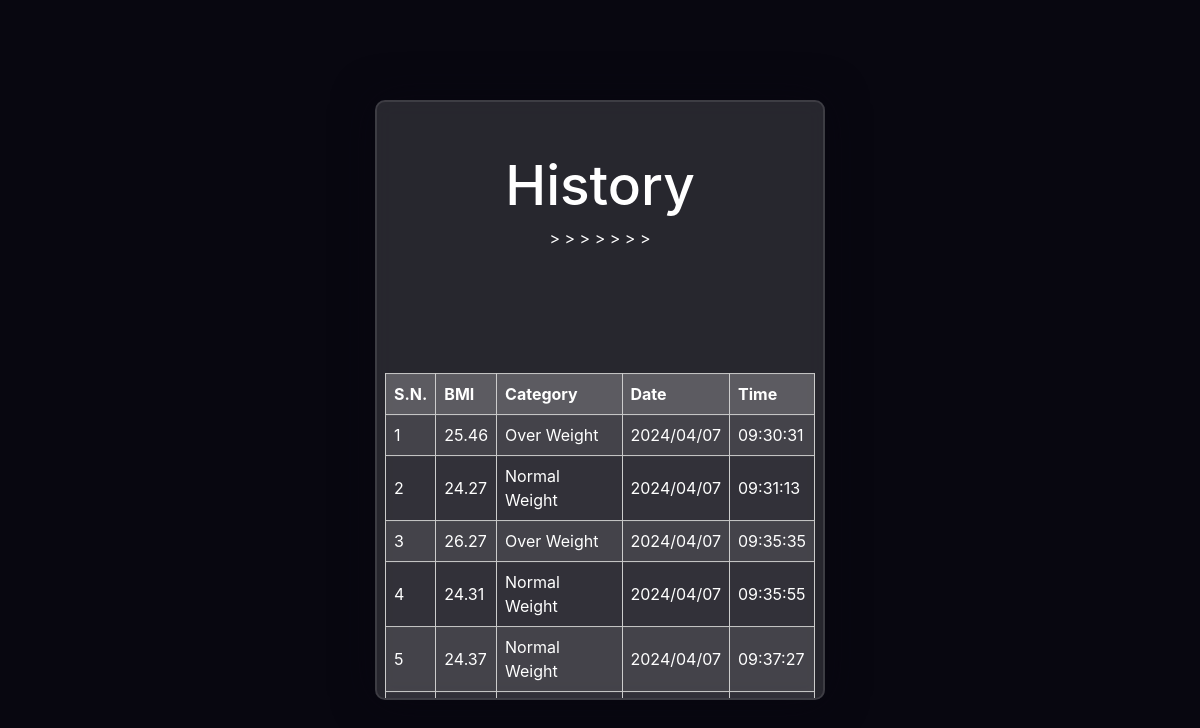
The app's page /record/ (signed in) with its own data.
### bmi_app/models.py (models this page shows, shortened)
class History(models.Model):
    user = models.ForeignKey('auth.User', on_delete = models.CASCADE)
    bmi = models.DecimalField(max_digits=5, decimal_places=2)
    category = models.CharField(max_length=20)
    created_at = models.DateTimeField(auto_now_add = True)

### bmi_app/views.py (the view)
# urls.py: path('record/', views.history, name='history'),
def history(request):
    history = History.objects.filter(user=request.user).order_by('created_at')
    return render(request, 'record.html', {'history': history})

### templates/record.html (shortened to what this page needs)
<!DOCTYPE html>
<html>
<head>
</head>
<link rel="stylesheet" href="https://cdn.jsdelivr.net/npm/bootstrap@4.3.1/dist/css/bootstrap.min.css"
>
</head>
<body>
  <form>
    <h1> History </h1>
    <table>
      <thead>
        <tr>
          <th>S.N.</th>
          <th>BMI</th>
          <th>Category</th>
          <th>Date</th>
          <th>Time</th>
        </tr>
      </thead>
      <tbody>
        {% for bmi in history%}
        <tr>
          <td>{{ forloop.counter }}</td>
          <td>{{ bmi.bmi }}</td>
          <td>{{ bmi.category}}</td>
          <td>{{ bmi.created_at|date:"Y/m/d" }}</td>
          <td>{{ bmi.created_at|date:"H:i:s" }}</td>>
        </tr>
        {% empty %}
        <tr>
          <td colspan="2">No BMI history found.</td>
        </tr>
        {% endfor %}
      </tbody>
    </table>
  </form>
</body>
</html>

### templates/record.html (style rules this page uses)
* { text-align: center; color: #ffffff }
h1 { font-size: 55px; }
form { height: 600px; width: 450px; background-color: rgba(255, 255, 255, 0.13); position: absolute; transform: translate(-50%, -50%); top: 50%; left: 50%; overflow: hidden; border-radius: 10px; backdrop-filter: blur(10px); border: 2px solid rgba(255, 255, 255, 0.1); box-shadow: 0 0 40px rgba(8, 7, 16, 0.6); padding: 50px 35px; }
body { background-color: #080710; }
table { height: 600px 80; width: 430px; position: absolute; transform: translate(-50%, -6%); top: 50%; left: 50%; border-radius: 10px; border-collapse: collapse; color: #ffffff }
th, td { border: 1px solid #cccccc; text-align: left; padding: 8px; }
th { background-color: rgba(255, 255, 255, 0.13); }
tr:nth-child(odd) { background-color: rgba(255, 255, 255, 0.13); }
tr:nth-child(even) { background-color: rgba(255, 255, 255, 0.05); }

### records on screen
History: bmi "25.46", category "Over Weight", created_at "2024/04/07", created_at "09:30:31"
History: bmi "24.27", category "Normal Weight", created_at "2024/04/07", created_at "09:31:13"
History: bmi "26.27", category "Over Weight", created_at "2024/04/07", created_at "09:35:35"
History: bmi "24.31", category "Normal Weight", created_at "2024/04/07", created_at "09:35:55"
History: bmi "24.37", category "Normal Weight", created_at "2024/04/07", created_at "09:37:27"
